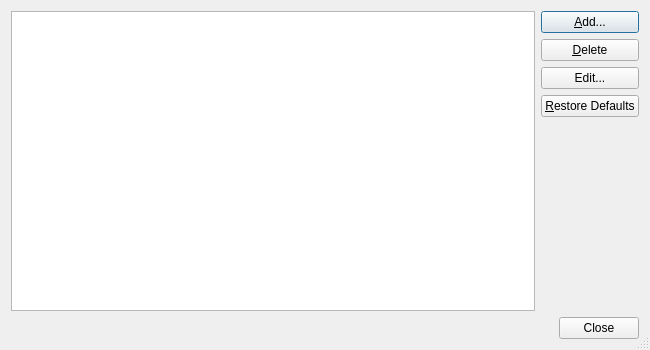
<?xml version="1.0" encoding="UTF-8"?>
<ui version="4.0">
 <class>OpenSearchDialog</class>
 <widget class="QDialog" name="OpenSearchDialog">
  <property name="geometry">
   <rect>
    <x>0</x>
    <y>0</y>
    <width>650</width>
    <height>350</height>
   </rect>
  </property>
  <property name="windowTitle">
   <string>Open Search Engines Configuration</string>
  </property>
  <property name="sizeGripEnabled">
   <bool>true</bool>
  </property>
  <layout class="QVBoxLayout" name="verticalLayout">
   <item>
    <layout class="QGridLayout" name="gridLayout">
     <item row="0" column="0" rowspan="5">
      <widget class="E4TableView" name="enginesTable">
       <property name="alternatingRowColors">
        <bool>true</bool>
       </property>
       <property name="selectionBehavior">
        <enum>QAbstractItemView::SelectRows</enum>
       </property>
       <property name="showGrid">
        <bool>false</bool>
       </property>
      </widget>
     </item>
     <item row="0" column="1">
      <widget class="QPushButton" name="addButton">
       <property name="toolTip">
        <string>Press to add a new search engine from file</string>
       </property>
       <property name="text">
        <string>&amp;Add...</string>
       </property>
      </widget>
     </item>
     <item row="1" column="1">
      <widget class="QPushButton" name="deleteButton">
       <property name="toolTip">
        <string>Press to delete the selected engines</string>
       </property>
       <property name="text">
        <string>&amp;Delete</string>
       </property>
      </widget>
     </item>
     <item row="2" column="1">
      <widget class="QPushButton" name="editButton">
       <property name="toolTip">
        <string>Press to edit the data of the current engine</string>
       </property>
       <property name="text">
        <string>Edit...</string>
       </property>
      </widget>
     </item>
     <item row="3" column="1">
      <widget class="QPushButton" name="restoreButton">
       <property name="toolTip">
        <string>Press to restore the default engines</string>
       </property>
       <property name="text">
        <string>&amp;Restore Defaults</string>
       </property>
      </widget>
     </item>
     <item row="4" column="1">
      <spacer name="verticalSpacer">
       <property name="orientation">
        <enum>Qt::Vertical</enum>
       </property>
       <property name="sizeHint" stdset="0">
        <size>
         <width>20</width>
         <height>38</height>
        </size>
       </property>
      </spacer>
     </item>
    </layout>
   </item>
   <item>
    <widget class="QDialogButtonBox" name="buttonBox">
     <property name="orientation">
      <enum>Qt::Horizontal</enum>
     </property>
     <property name="standardButtons">
      <set>QDialogButtonBox::Close</set>
     </property>
    </widget>
   </item>
  </layout>
 </widget>
 <customwidgets>
  <customwidget>
   <class>E4TableView</class>
   <extends>QTableView</extends>
   <header>E4Gui/E4TableView.h</header>
  </customwidget>
 </customwidgets>
 <tabstops>
  <tabstop>enginesTable</tabstop>
  <tabstop>addButton</tabstop>
  <tabstop>deleteButton</tabstop>
  <tabstop>editButton</tabstop>
  <tabstop>restoreButton</tabstop>
  <tabstop>buttonBox</tabstop>
 </tabstops>
 <resources/>
 <connections>
  <connection>
   <sender>buttonBox</sender>
   <signal>accepted()</signal>
   <receiver>OpenSearchDialog</receiver>
   <slot>accept()</slot>
   <hints>
    <hint type="sourcelabel">
     <x>248</x>
     <y>254</y>
    </hint>
    <hint type="destinationlabel">
     <x>157</x>
     <y>274</y>
    </hint>
   </hints>
  </connection>
  <connection>
   <sender>buttonBox</sender>
   <signal>rejected()</signal>
   <receiver>OpenSearchDialog</receiver>
   <slot>reject()</slot>
   <hints>
    <hint type="sourcelabel">
     <x>316</x>
     <y>260</y>
    </hint>
    <hint type="destinationlabel">
     <x>286</x>
     <y>274</y>
    </hint>
   </hints>
  </connection>
 </connections>
</ui>
